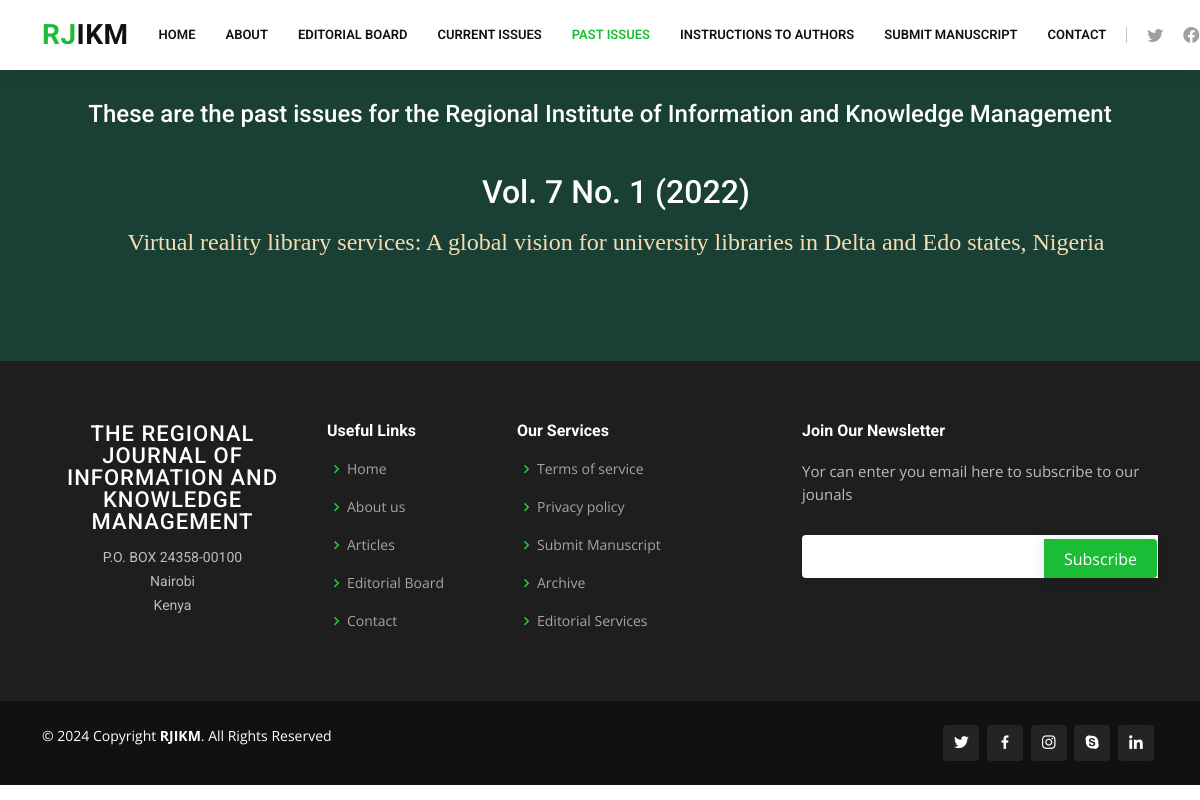
/archives/, run on the app's committed database.
### rjikm/models.py (models this page shows, shortened)
class Article(models.Model):
    title = models.CharField(max_length=400, default='Untitled')
    volume = models.IntegerField(default=1)
    number = models.IntegerField(default=1)
    year = models.IntegerField(default=2022)
    authors = models.ManyToManyField(Author, related_name='articles')
    abstract_title = models.CharField(max_length=100, default='Abstract')
    abstract = models.TextField(default='No abstract provided')
    keyword_title = models.CharField(max_length=100, default="Keyword")
    keywords = models.CharField(max_length=200, default='None')
    pdf_doc = models.FileField(upload_to='rjikm/uploads/', default='Untitled')
    is_archived = models.BooleanField(default=False)
    def display_authors(self):
        return ', '.join(author.name for author in self.authors.all())
    display_authors.short_description = 'Authors'

### rjikm/views.py (the view)
# urls.py: path('archives/', views.archived_articles, name='archived_articles'),
def archived_articles(request):
    articles = Article.objects.filter(is_archived=True).order_by('-year', '-volume', '-number')
    return render(request, 'rjikm/archived_articles.html', {'articles': articles})

### rjikm/templates/rjikm/archived_articles.html
{% extends "rjikm/layoutarchive.html" %}
{% block body %}
    <section style="background-color: #1a4036; margin:0px 0px 0px 0px; padding: 100px 0px 80px;">
        <div style=" text-align:center; color: white; font-family: Times New Roman, Times, serif; font-size: 24px;">
            <h4>These are the past issues for the Regional Institute of Information and Knowledge Management</h4>
            <br />
            <ul style="display: inline-block; text-align: center; list-style: none;">
                {% for article in articles %}
                <h2 style="text-align:center;">Vol. {{article.volume }} No. {{article.number}} ({{article.year}})</h2>
                    <li style="padding: 5px;">
                        <a href="{% url 'article_view' article.id %}" style="text-align: left; color: wheat;" target="_blank">
                        {{ article.title }}</a></li>
                {% endfor %}
            </ul>
        </div>
    </section>
{% endblock %}

### rjikm/static/rjikm/style.css (style rules this page uses)
body { font-family: "Open Sans", sans-serif; color: #4d4643; }
a { color: #1bbd36; text-decoration: none; }
h1, h2, h3, h4, h5, h6 { font-family: "Roboto", sans-serif; }
section { padding: 60px 0; overflow: hidden; }

### data on the page
Article: volume "7", number "1", year "2022", title "Virtual reality library services: A global vision for university libraries in Delta and Edo states, Nigeria"
